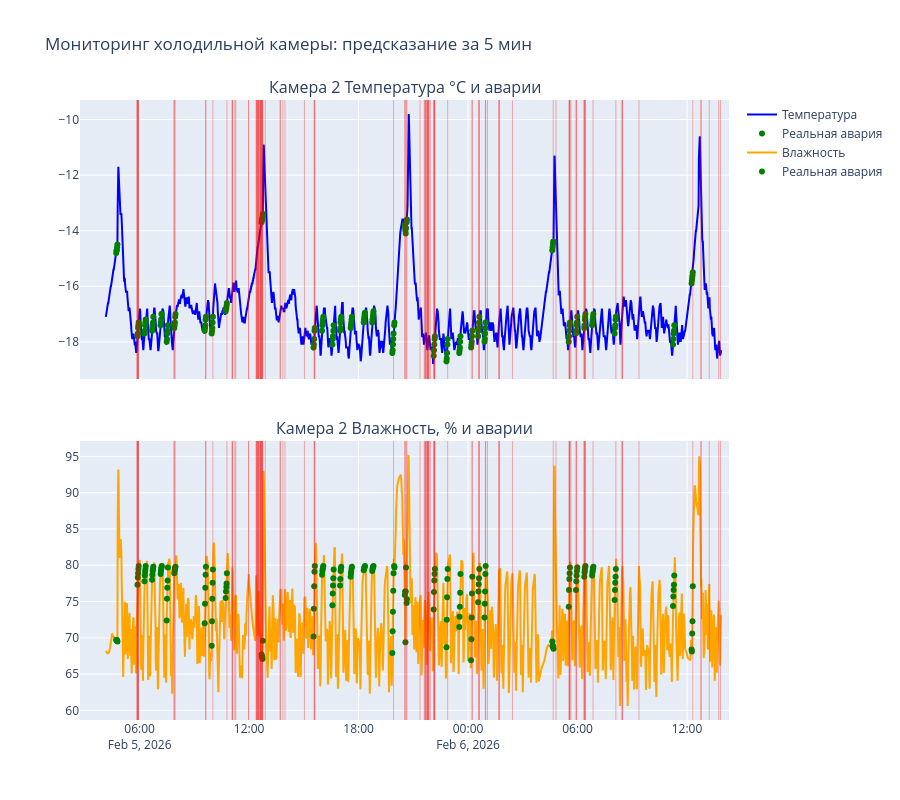

Notebook code cell kept with this figure:
### Code cell
if __name__ == "__main__":
    # Конфигурация (единственное место, где задаются имена колонок и пороги)
    config = {
        'random_state': 19,
        # Имена колонок во входном DataFrame
        'temp_col': 'Камера 2 Температура °С',
        'humid_col': 'Камера 2 Влажность, %',
        'time_col': 'Дата/время',
        # Пороги срабатывания аварии
        'temp_threshold': -7.0,
        'humid_threshold': 80.0,
        # Горизонт предсказания (минуты)
        'forecast_horizon': 5,
        # Признаки
        'features': {'rolling_windows': [5, 15, 30, 60]},
        'lstm_weight': 0.3,               # вес LSTM в ансамбле (было 0.6)
        'lgb_weight': 0.7,               # вес LGBM
        'pred_threshold': 0.5,            # порог вероятности (подберите позже)
        # Параметры LSTM
        'params_lstm':
            {'lstm_pos_weight': 15.0,          # множитель для класса 1 в LSTM
            'lstm_hidden_size1': 64,
            'lstm_hidden_size2': 32,
            'lstm_fc_size': 16,
            'dropout': 0.2,
            'seq_length': 30,
            'lstm_epochs': 100,
            'lstm_patience': 20,
            'batch_size': 32
        },
        # Параметры LightGBM
        'lgb_num_boost_round': 5000,
        'lgb_early_stopping': 100,
        'params_lgbm':
            {'objective': 'binary',
            'metric': 'binary_logloss',
            'boosting_type': 'gbdt',
            'verbose': -1,
            'num_threads': 8,
            'lgb_num_leaves': 87,
            'max_depth': 3,
            'min_data_in_leaf': 166,
            'min_sum_hessian_in_leaf': 0.1,
            'lgb_learning_rate': 0.1,
            'feature_fraction': 0.7,
            'bagging_fraction': 0.9,
            'bagging_freq': 5,
            'lambda_l1': 9,
            'lambda_l2': 8,
            'is_unbalance': False
        }
    }

    
    best_params = study_f1.best_trial.params

    # Обновление верхнеуровневых параметров (если они есть в best_params)
    top_keys = ['lgb_weight', 'lstm_weight', 'pred_threshold']
    for key in top_keys:
        if key in best_params:
            config[key] = best_params[key]
    # Обновление параметров LightGBM
    lgbm_dict = config['params_lgbm']
    for key, value in best_params.items():
        if key in lgbm_dict:
            lgbm_dict[key] = value
    # Обновление параметров LSTM
    lstm_dict = config['params_lstm']
    for key, value in best_params.items():
        if key in lstm_dict:
            lstm_dict[key] = value

    # 3. Создаём объект и обучаем
    predictor = AnomalyPredictor(config)
    predictor.train_ensemble(pd.concat([train, val]))

    # 4. Тестирование
    test_df = test.copy()

    X_test, _, y_test = predictor.prepare_features(test_df)  # y_test = target (метка за 15 мин)
    pred_proba = predictor.predict(X_test, use_ensemble=False)
    pred_label = (pred_proba > 0.5).astype(int)

    # 5. Оценка
    print("Confusion Matrix:")
    print(classification_report(y_test, pred_label, target_names=['Норма', f'Аномалия через {predictor.forecast_horizon} мин']))
    print(confusion_matrix(y_test, pred_label))

    # 6. Визуализация с Plotly
    # Берём только те строки, для которых были сделаны предсказания
    plot_df = test_df.loc[X_test.index].copy()

    # Устанавливаем временной индекс для корректной оси X
    plot_df.set_index(predictor.time_col, inplace=True)

    # Добавляем предсказанные вероятности и бинарные метки
    plot_df['pred_proba'] = pred_proba
    plot_df['pred_anomaly'] = pred_label
    y_test.index = plot_df.index
    plot_df = pd.concat([plot_df, y_test], axis=1)

    fig = make_subplots(rows=2, cols=1, shared_xaxes=True,
                        subplot_titles=(f'{predictor.temp_col} и аварии',
                                        f'{predictor.humid_col} и аварии'),
                        vertical_spacing=0.1)

    # ----- Температура -----
    fig.add_trace(go.Scatter(x=plot_df.index, y=plot_df[predictor.temp_col],
                            mode='lines', name='Температура', line=dict(color='blue')), row=1, col=1)

    # Реальные аварии (is_failure) – зелёные маркеры
    actual = plot_df[plot_df['target'] == 1]
    if not actual.empty:
        fig.add_trace(go.Scatter(x=actual.index, y=actual[predictor.temp_col],
                                mode='markers', name='Реальная авария',
                                marker=dict(color='green', size=6, symbol='circle')), row=1, col=1)

    # Предсказания за 15 минут – **ВСЕ** красные вертикальные линии (без прореживания)
    pred_times = plot_df[plot_df['pred_anomaly'] == 1].index
    for t in pred_times:
        fig.add_vline(x=t, line_width=1, line_color='red', opacity=0.3, row=1, col=1)

    # ----- Влажность -----
    fig.add_trace(go.Scatter(x=plot_df.index, y=plot_df[predictor.humid_col],
                            mode='lines', name='Влажность', line=dict(color='orange')), row=2, col=1)

    # Реальные аварии на влажности
    if not actual.empty:
        fig.add_trace(go.Scatter(x=actual.index, y=actual[predictor.humid_col],
                                mode='markers', name='Реальная авария',
                                marker=dict(color='green', size=6, symbol='circle')), row=2, col=1)

    # Все предсказания для второго графика
    for t in pred_times:
        fig.add_vline(x=t, line_width=1, line_color='red', opacity=0.3, row=2, col=1)

    fig.update_layout(height=800,
                    title=f"Мониторинг холодильной камеры: предсказание за {predictor.forecast_horizon} мин")
    fig.show()
